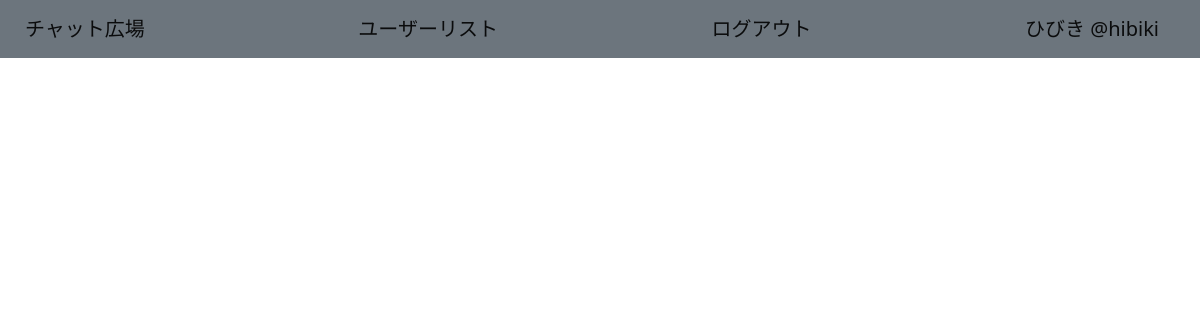
The app's page /messagebox (signed in), older data.
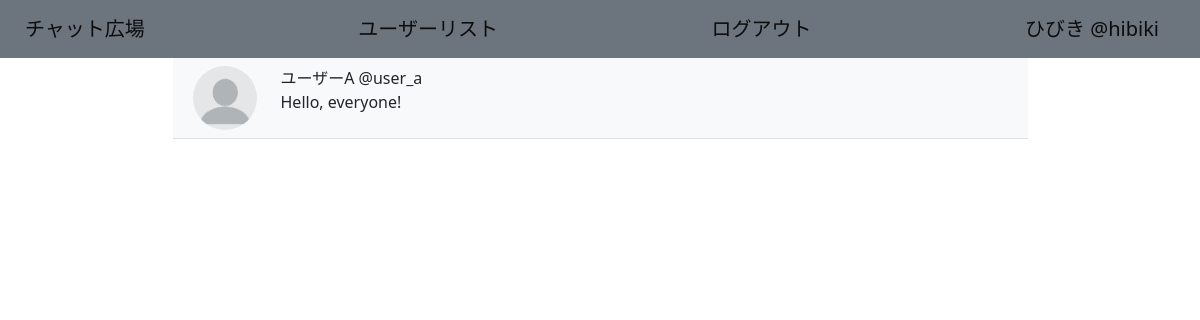
The same page, newer data.
### chatrooms/models.py (models this page shows, shortened)
class Message(models.Model):
    sent = models.ForeignKey(CustomUser, related_name='sent_message', on_delete=models.CASCADE)
    received = models.ForeignKey(CustomUser, related_name='received_message', on_delete=models.CASCADE)
    text = models.TextField()
    image = models.ImageField(upload_to='messasge', height_field=None, width_field=None, blank=True, max_length=100, default=False)
    created_at = models.DateTimeField(auto_now_add=True)
    cancel = models.BooleanField(default=False)
    def __str__(self):
        return self.text

class CustomUser(AbstractUser):
    user_name = models.CharField(max_length=100, default="no name")
    memo = models.TextField()
    created_at = models.DateTimeField(auto_now_add=True)
    icon = models.ImageField(upload_to='icon', height_field=None, width_field=None, blank=True, max_length=100, default=False)
    icon_changed = models.DateTimeField(blank=True, auto_now=True)
    REQUIRED_FIELDS = ["user_name","memo"]
    groups = None
    user_permissions = None
    last_login = None
    first_name = None
    last_name = None
    email_address = None
    date_joined = None

### chatrooms/views/message.py (the view)
# urls.py: path('messagebox',message.MessageBoxView.as_view(), name="mb"),
class MessageBoxView(ListView):
    template_name='message/box.html'
    model = models.Message
    def get_queryset(self, **kwargs):
        queryset = super().get_queryset()
        try:
            qs1 = queryset.filter(sent=self.request.user).distinct().values_list('received')
        except:
            qs1 = []
        print('送信人数'+str(qs1.count()))
        try:
            qs2 = queryset.filter(received=self.request.user).distinct().values_list('sent')
        except:
            qs2 = []
        print('受信人数'+str(qs2.count()))
        qs = qs1.union(qs2) #[(id,),(id,),(id,)…]の形式
        new_messages = []
        for q in qs:
            message = models.Message.objects.filter(
                Q(received=self.request.user, sent_id=q[0])|
                Q(sent=self.request.user, received_id=q[0])
                ).last()
            new_messages.append(message)
        new_messages.reverse()
        queryset = new_messages
        print(queryset)
        return queryset

### chatrooms/templatetags/icon_filter.py (called while the page is built)
@register.filter
def icon_filter(icon_field):
    if icon_field != 'False':
        return '/media/'+str(icon_field)
    else:
        return '/media/icon/none.png'

### templates/message/box.html (shortened to what this page needs)
{% extends 'base.html' %}
{% load icon_filter %}
{% block content %}
<div class="container">
    {%for message in object_list%}
    <div class="row justify-content-md-center">
        <div class="col-9 p-2  row border-bottom  {%if message.sent.id == user.id %}bg-light{% endif %}" name="user">
            <div class="col-auto" name="icon">
                <img src={%if message.sent == user %}{{message.received.icon|icon_filter}}
                    {%else%}{{message.sent.icon|icon_filter}}
                    {%endif%}
                     alt="" class="rounded-circle col-auto" width="64" height="64">
            </div>
            <div class="col-auto" name="name+id-and-memo">
                {%if message.sent == user %}
                <div class="" name="name+id"><a href={%url 'mr' message.received.username%} class="text-decoration-none text-dark">{{message.received.user_name}} @{{message.received.username}}</a></div>
                {%else%}
                <div class="" name="name+id"><a href={%url 'mr' message.sent.username%} class="text-decoration-none text-dark">{{message.sent.user_name}} @{{message.sent.username}}</a></div>
                {%endif%}
                <div class="" name="memo">{{message.text|linebreaksbr}}</div>
            </div>
        </div>
    </div>
    {%endfor%}
</div>
{% endblock content %}

Row changes from the older to the newer data that the page shows:
added Message: received.user_name "ユーザーA", received.username "user_a", text "Hello, everyone!"
